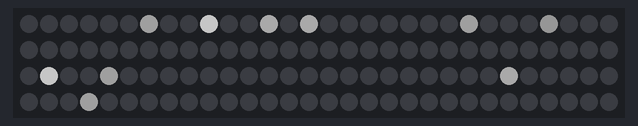
This sketch was run on a simulated Arduino Uno, built with avr-gcc and run on an emulated ATmega328P. Parts: 120 RGB LEDs in strip order, left to right, continuing on the next row. Dim RGB values are drawn brighter than linear; random numbers use the default seed unless the sketch sets one.

Above: at 3.48 s.
At 8.23 s:
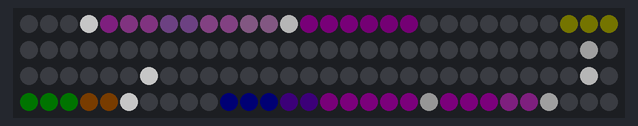
At 12.66 s:
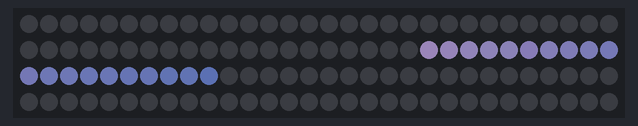
At 21.49 s:
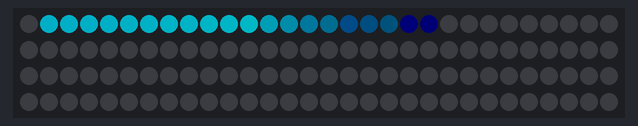
At 30.62 s:
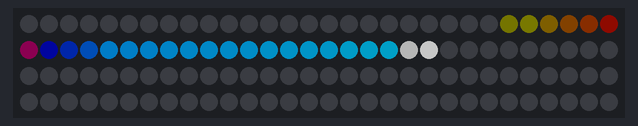
At 39.75 s:
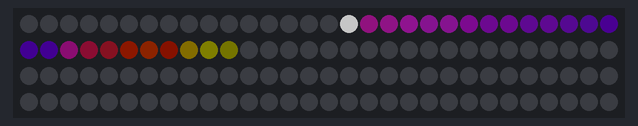

The sketch:

whip_light.ino
```cpp
#include <FastLED.h>

FASTLED_USING_NAMESPACE

// 2x 2m 60/m
// this will be a whip to put on the back of a bike.
// 2m is long also

// want to have a gamma correction in this one. power is gonna be tight.
// 240LED @ 0.06A = 14.4A
// @ 0.02A = 4.8

#if defined(FASTLED_VERSION) && (FASTLED_VERSION < 3001000)
#warning "Requires FastLED 3.1 or later; check github for latest code."
#endif


#define LED_PIN    3
#define LED_TYPE    WS2812
#define COLOR_ORDER GRB
#define NUM_LEDS    120
CRGB leds[NUM_LEDS];

#define BRIGHTNESS          96
#define FRAMES_PER_SECOND  120


void setup() {
    delay(3000); // 3 second delay for recovery

    // tell FastLED about the LED strip configuration
    FastLED.addLeds<LED_TYPE,LED_PIN,COLOR_ORDER>(leds, NUM_LEDS).setCorrection(TypicalLEDStrip);

    // set master brightness control
    FastLED.setBrightness(BRIGHTNESS);
}

DEFINE_GRADIENT_PALETTE( Sunset_Real_gp ) {
    0, 120,  0,  0,
   22, 179, 22,  0,
   51, 255,104,  0,
   85, 167, 22, 18,
  135, 100,  0,103,
  198,  16,  0,130,
  255,   0,  0,160};

DEFINE_GRADIENT_PALETTE( purplefly_gp ) {
    0,   0,  0,  0,
   63, 239,  0,122,
  191, 252,255, 78,
  255,   0,  0,  0};

DEFINE_GRADIENT_PALETTE( GMT_sealand_gp ) {
    0,  53, 33,255,
   14,  23, 33,255,
   28,  23, 68,255,
   42,  23,115,255,
   56,  23,178,255,
   70,  23,255,255,
   84,  23,255,170,
   99,  23,255,103,
  113,  23,255, 56,
  127,  23,255, 25,
  141,  53,255, 25,
  155, 100,255, 25,
  170, 167,255, 25,
  170, 255,255, 87,
  184, 255,193, 87,
  198, 255,141, 87,
  212, 255, 99, 87,
  226, 255,115,135,
  240, 255,135,182,
  255, 255,156,223};

DEFINE_GRADIENT_PALETTE( bcyr_gp ) {
    0,   0,  0,255,
   84,   0,255,255,
  170, 255,255,  0,
  255, 255,  0,  0};

DEFINE_GRADIENT_PALETTE( GMT_seafloor_gp ) {
    0,  25,  0,109,
   10,  28,  0,119,
   21,  32,  0,127,
   31,  35,  0,140,
   42,  27,  1,145,
   53,  20,  1,151,
   74,  14,  4,156,
   84,   9,  9,164,
   95,   5, 15,170,
  106,   2, 24,176,
  116,   1, 35,182,
  138,   1, 49,188,
  148,   0, 66,197,
  159,   1, 79,203,
  170,   3, 93,210,
  180,  10,109,216,
  191,  24,128,223,
  212,  43,149,230,
  223,  72,173,240,
  233, 112,197,247,
  244, 163,225,255,
  255, 220,248,255};

DEFINE_GRADIENT_PALETTE( mby_gp ) {
    0,   0,  0, 14,
   39,   0,  2, 24,
   78,   0,  7, 25,
  107,   1, 38, 79,
  153,   1, 68,147,
  155,  48,159,242,
  156,  97,195,255,
  156,   0, 30, 10,
  157,   1, 51,  3,
  166, 199,173, 42,
  180,  79, 13,  0,
  192,  44,  2,  1,
  211,  77, 92, 80,
  235, 146,159,149,
  255, 255,255,255};


DEFINE_GRADIENT_PALETTE( jet_gp ) {
    0,   0,  0,123,
   17,   0,  0,255,
   33,   0, 11,255,
   51,   0, 55,255,
   68,   0,135,255,
   84,   0,255,255,
  102,   6,255,255,
  119,  41,255,123,
  135, 120,255, 44,
  153, 255,255,  7,
  170, 255,255,  0,
  186, 255,135,  0,
  204, 255, 55,  0,
  221, 255, 11,  0,
  237, 255,  0,  0,
  255, 120,  0,  0};


DEFINE_GRADIENT_PALETTE( spellbound_gp ) {
    0, 232,235, 40,
   12, 157,248, 46,
   25, 100,246, 51,
   45,  53,250, 33,
   63,  18,237, 53,
   81,  11,211,162,
   94,  18,147,214,
  101,  43,124,237,
  112,  49, 75,247,
  127,  49, 75,247,
  140,  92,107,247,
  150, 120,127,250,
  163, 130,138,252,
  173, 144,131,252,
  186, 148,112,252,
  196, 144, 37,176,
  211, 113, 18, 87,
  221, 163, 33, 53,
  234, 255,101, 78,
  247, 229,235, 46,
  255, 229,235, 46};

DEFINE_GRADIENT_PALETTE( bhw1_06_gp ) {
    0, 184,  1,128,
  160,   1,193,182,
  219, 153,227,190,
  255, 255,255,255};


DEFINE_GRADIENT_PALETTE( bhw1_05_gp ) {
    0,   1,221, 53,
  255,  73,  3,178};

DEFINE_GRADIENT_PALETTE( Primary_3_gp ) {
    0,  16, 82,255,
   63,  91,156,103,
  127, 255,255, 25,
  191, 255,105, 34,
  255, 255, 23, 45};

DEFINE_GRADIENT_PALETTE( Romanian_flag_smooth_gp ) {
    0,   0,  0,255,
   63,  42, 55, 45,
  127, 255,255,  0,
  191, 255, 55,  0,
  255, 255,  0,  0};

DEFINE_GRADIENT_PALETTE( bhw2_39_gp ) {
    0,   2,184,188,
   33,  56, 27,162,
   66,  56, 27,162,
  122, 255,255, 45,
  150, 227, 65,  6,
  201,  67, 13, 27,
  255,  16,  1, 53};


DEFINE_GRADIENT_PALETTE( bhw2_grrrrr_gp ) {
    0, 184, 15,155,
   35,  78, 46,168,
   84,  65,169,230,
  130,   9,127,186,
  163,  77,182,109,
  191, 242,246, 55,
  216, 142,128,103,
  255,  72, 50,168};

DEFINE_GRADIENT_PALETTE( bhw2_turq_gp ) {
    0,   1, 33, 95,
   38,   1,107, 37,
   76,  42,255, 45,
  127, 255,255, 45,
  178,  42,255, 45,
  216,   1,107, 37,
  255,   1, 33, 95};

DEFINE_GRADIENT_PALETTE( bhw3_13_gp ) {
    0,   3,  6, 72,
   38,  12, 50,188,
  109, 217, 35,  1,
  135, 242,175, 12,
  178, 161, 32, 87,
  255,  24,  6,108};


DEFINE_GRADIENT_PALETTE( bhw3_01_gp ) {
    0, 255,146,228,
   25, 152, 43, 65,
   48,  36, 17, 22,
   72,   8, 34, 75,
   81,   1, 58,170,
  104,  42, 49,245,
  124,  15, 15, 95,
  150,   1,  8, 39,
  175,  98, 32, 35,
  204, 123,  9,  2,
  219, 220, 15,  2,
  237, 255, 93,  6,
  255, 244,244,  0};


DEFINE_GRADIENT_PALETTE( bhw4_029_gp ) {
    0,  28,  7, 75,
   43,  73, 22, 74,
   79, 177,146,197,
  122,  21, 72,137,
  165,  15,184, 75,
  255, 224,205,  4};


// List of patterns to cycle through.  Each is defined as a separate function below.
typedef void (*SimplePatternList[])();
SimplePatternList pattern_list = {
    fireworks,
    random_gap,
    continuous_random_walk,
    discontinuous_random_walk,
    // sine_fade_palette
    // rainbow_skip_dark,
    // juggle_skip_light,
    // sine_lond_light
};

typedef CRGBPalette16 PaletteList[];
PaletteList palette_list = {
    bhw4_029_gp,
    Sunset_Real_gp,
    purplefly_gp,
    GMT_sealand_gp,
    bcyr_gp,
    GMT_seafloor_gp,
    mby_gp,
    jet_gp,
    spellbound_gp,
    bhw1_06_gp,
    bhw1_05_gp,
    Primary_3_gp,
    Romanian_flag_smooth_gp,
    bhw2_39_gp,
    bhw2_grrrrr_gp,
    bhw2_turq_gp,
    bhw3_13_gp,
    bhw3_01_gp};

uint8_t pattern_idx = 0;                // Index number of which pattern is current
uint8_t palette_idx = 0;                // fucking guess
uint8_t color_index = 0;                // rotating "base color" used by many of the patterns
uint8_t skip_index = 0;                 // track which LEDs get blacked out
uint8_t light_skip_every = 5;           // one in every _ LEDS get blacked out
uint8_t dark_skip_every = 10;           // one in every _ LEDS don't get blacked out
uint8_t palette_start_index = 0;        // for looping through the color palette specifically
int compact_width = 15;                 // how wide the window of palette
uint8_t random_start = 0;               // for the random walkers
uint8_t random_stop = 10;
int state = 0;                          // need some state for fireworks

// color palette blending courtesy:
    // https://gist.github.com/kriegsman/1f7ccbbfa492a73c015e
uint8_t maxChanges = 24;                // palette blending speed

CRGBPalette16 currentPalette( CRGB::Black);

CRGBPalette16 targetPalette( bhw4_029_gp );


CRGB black = CRGB(0, 0, 0);


#define ARRAY_SIZE(A) (sizeof(A) / sizeof((A)[0]))


void loop()
{
    // blend this palette to the next
    nblendPaletteTowardPalette( currentPalette, targetPalette, maxChanges);

    // Call the current pattern function once, updating the 'leds' array
    pattern_list[pattern_idx]();


    //palette_start_index = palette_start_index + 1; /* motion speed */

    // send the 'leds' array out to the actual LED strip
    FastLED.show();
    // insert a delay to keep the framerate modest
    FastLED.delay(1000/FRAMES_PER_SECOND);

    // do some periodic updates
    EVERY_N_MILLISECONDS( 20 ) {color_index++;} // slowly cycle the "base color" through the rainbow
    EVERY_N_SECONDS( 10 ) { next_pattern(); } // change patterns periodically
    EVERY_N_SECONDS(17) {next_palette();}   // just make sure it's not divisible by the other one
}


void skip_dark()
{
    // zero out all but a fraction of the LEDS
    for( int i = 0; i < NUM_LEDS; i++) { //9948
        if ((i % dark_skip_every) != skip_index){
            leds[i] = black;
        }
    }
    skip_index = (skip_index + 1) % dark_skip_every;
}


void skip_light()
{
    // zero out a fraction of the LEDS
    for( int i = 0; i < NUM_LEDS; i++) { //9948
        if ((i % light_skip_every) == skip_index){
            leds[i] = black;
        }
    }
    skip_index = (skip_index + 1) % light_skip_every;
}

void next_pattern()
{
    // add one to the current pattern number, and wrap around at the end
    // what a left-handed way to do this
    pattern_idx = (pattern_idx + 1) % ARRAY_SIZE( pattern_list);
}

void next_palette()
{
    // next palette
    // palette_idx = (palette_idx + 1) % ARRAY_SIZE( palette_list);

    //  random palette
    palette_idx = random8() % ARRAY_SIZE(palette_list);

    // update the palette
    targetPalette = palette_list[palette_idx];
}

void rainbow()
{
    // FastLED's built-in rainbow generator
    fill_rainbow( leds, NUM_LEDS, color_index, 7);
}

void rainbow_skip_dark()
{
    rainbow();
    skip_dark();
}


void sine_lond()
{
  // a colored dot sweeping back and forth, with fading trails
    fadeToBlackBy( leds, NUM_LEDS, 20);
    int pos = beatsin16( 13, 0, NUM_LEDS-1 );
    leds[pos] += CHSV(
        color_index,
        255,
        192);
}

void sine_lond_light()
{
    // dim and flickery
    sine_lond();
    skip_light();
}

void juggle() {
    // eight colored dots, weaving in and out of sync with each other
    fadeToBlackBy( leds, NUM_LEDS, 20);
    byte dothue = 0;
    for( int i = 0; i < 8; i++) {
        leds[beatsin16( i+7, 0, NUM_LEDS-1 )] |= CHSV(dothue, 200, 255);
        dothue += 32;
    }
}

void juggle_skip_light() {
    // eight colored dots, weaving in and out of sync with each other
    juggle();
    skip_light();
}


void sine_fade_palette()
{
    // like sine_lond but we'll slide a palette with compact support around on the strip
    // last arg in fadetoblackby makes it fade faster if it's higher
    fadeToBlackBy( leds, NUM_LEDS, 80);
    int pos = beatsin16( 13, 0, NUM_LEDS-compact_width);
    fill_range_from_palette(pos, pos+compact_width);
}

void fill_range_from_palette(int start_index, int stop_index)
{
    // fill a region of the strip from a palette. if palette_start_index increments too fast and/or
    // the filled region is too large, the region will flicker in an unpleasant way.
    uint8_t brightness = 255;
    for( int i = start_index; i < stop_index; i++) {
        leds[i] = ColorFromPalette(
            currentPalette,
            palette_start_index,
            brightness);
        palette_start_index += 1;
    }
}

void fill_range_from_palette_adaptive(int start_index, int stop_index)
{
    // fill a region of the strip from a palette. if palette_start_index increments too fast and/or
    // the filled region is too large, the region will flicker in an unpleasant way.
    // this one attempts to stretch palettes filling long ranges by reducing incrementing rate of
    // palette_start_index to once every ceil(num_leds_region / `quickness`) pixels.
    // lower values of quickness make colors change more slowly. 10 is good

    int quickness = 10;
    int span = stop_index - start_index;
    span = span / quickness + 1;

    uint8_t brightness = 255;
    for( int i = start_index; i < stop_index; i++) {
        leds[i] = ColorFromPalette(
            currentPalette,
            palette_start_index,
            brightness);
        // only on some pixels will we increment
        if (i % span == 0){
            palette_start_index += 1;
        }
    }
}

void fill_range_with_glitter(int start_index, int stop_index, fract8 chance_of_glitter)
{
    // does what it says on the tin.
    // if you're gonna call this many times then set chance_of_glitter low.
    for( int i = start_index; i < stop_index; i++) {
        if( random8() < chance_of_glitter) {
            leds[i] += CRGB::White;
          }
    }
}

void fireworks()
{
    // pick a random spot, expand pattern out from it to random size, apply some glitter to the
    // patterned region while fading out.
    // just kidding, expand from the center to the edges of the strip.
    // random doesn't seem to work here. other functions are fine though.

    // the higher this is, the slower it runs
    int slowness = 3;

    // higher = faster initial spread. 3 * slowness feels about right
    int blast = 10;

    // fade should be about twice as long as glitter
    int glitter_duration = 12;
    int fade_duration = 20;

    // keep this low or it'll be real shiny
    fract8 chance_of_glitter = 5;

    // how wide a region we draw at the outer limits of the blast
    uint8_t blast_width = 10;

    uint8_t center;
    uint8_t width;

    fadeToBlackBy( leds, NUM_LEDS, 80);

    // start a new explosion
    if (state == 0)
    {
        // for some fuckass reason 'random' is giving me very small numbers here.
        // center = random(max_width, NUM_LEDS-max_width);
        // doing clever shit like this doesn't work either
        // center = millis() % NUM_LEDS;
        // width = palette_start_index % (max_width-min_width) + min_width;
        width = 60;
        center = 60;
    }

    if ((state / slowness) < width)
    {
        // explosion is fast
        // fill_range_from_palette_adaptive(center - (state / slowness), center + (state / slowness));
        fill_range_from_palette(
            center + (state / slowness) - blast_width,
            center + (state / slowness));
        fill_range_from_palette_adaptive(
            center - (state / slowness),
            center - (state / slowness) + blast_width);
        state += blast;
    }
    else if ((state / slowness) < (width + glitter_duration))
    {
        // glitter doesn't last long either
        fill_range_with_glitter(center - width, center + width, chance_of_glitter);
        state++;
    }
    else if ((state / slowness) < (width + glitter_duration + fade_duration))
    {
        // then we fade out
        state++;
    }
    else
    {
        state = 0;
    }
}

void discontinuous_random_walk()
{
    // randomly slide a palette around on the strip and fade the tail.
    // and whiten the head of the slider.

    fadeToBlackBy( leds, NUM_LEDS, 80);
    // we have a start position and an end position


    // find positions that are not the same
    if (random_start == random_stop){
        random_start = random8() % (NUM_LEDS - compact_width - 1) + 1;
        random_stop = random8() % (NUM_LEDS - compact_width - 1) + 1;
    }

    // slide em
    if (random_start < random_stop){
        fill_range_from_palette(random_start, random_start + compact_width);
        random_start++;
        leds[random_start + compact_width] += CRGB::White;
    }

    if (random_start > random_stop){
        fill_range_from_palette(random_start, random_start+compact_width);
        random_start--;
        leds[random_start] += CRGB::White;
    }

}

void continuous_random_walk()
{
    // as above but new start point is the old stop point.
    // seizure mode!

    fadeToBlackBy( leds, NUM_LEDS, 80);
    // we have a start position and an end position

    // find positions that are not the same.
    // note we draw in the region "above" the start point.
    if (random_start == random_stop){
        random_stop = random8() % (NUM_LEDS - compact_width - 1) + 1;
    }

    // slide em
    if (random_start < random_stop){
        fill_range_from_palette(random_start, random_start + compact_width);
        random_start++;
        leds[random_start + compact_width] += CRGB::White;
    }

    if (random_start > random_stop){
        fill_range_from_palette(random_start, random_start+compact_width);
        random_start--;
        leds[random_start] += CRGB::White;
    }
}

void random_gap()
{
    // like the continuous random walk but we'll draw in the gap between the end points.
    // no whitening.
    // this one needs the adaptive palatte fill function.

    // we're gonna (build in the option to) speed this one up
    int slowness = 25;
    int increment;

    fadeToBlackBy( leds, NUM_LEDS, 80);

    // find positions that are not the same.
    // note we draw in the region "above" the start point.
    if (random_start == random_stop){
        random_stop = random8() % NUM_LEDS;
    }

    // slide em
    if (random_start < random_stop){
        increment = (random_stop - random_start) / slowness + 1;
        // fill_range_from_palette(random_start, random_stop);
        fill_range_from_palette_adaptive(random_start, random_stop);
        random_start += increment;
    }

    if (random_start > random_stop){
        increment = (random_start - random_stop) / slowness + 1;
        // fill_range_from_palette(random_stop, random_start);
        fill_range_from_palette_adaptive(random_stop, random_start);
        random_start -= increment;
    }
}
```
